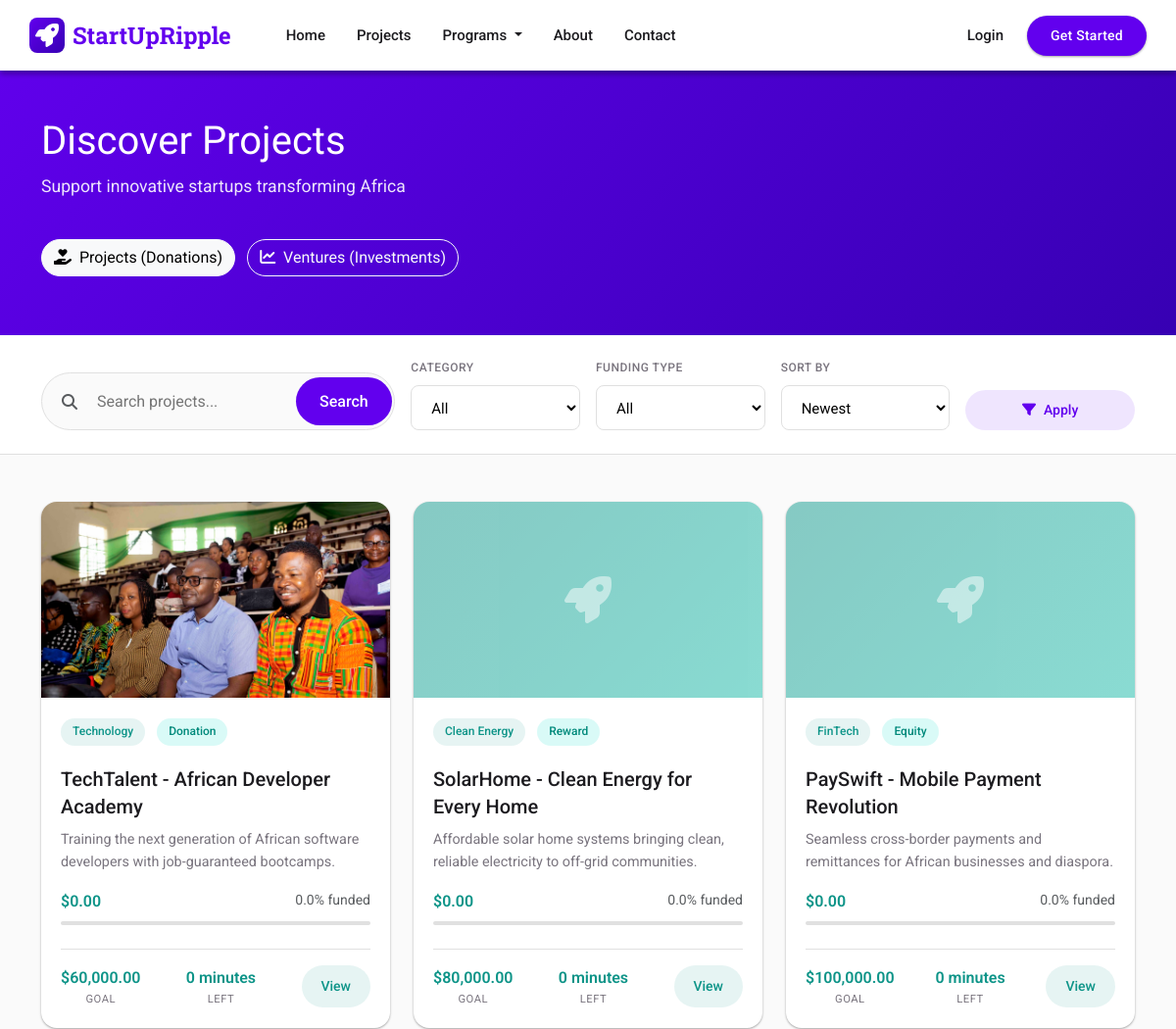
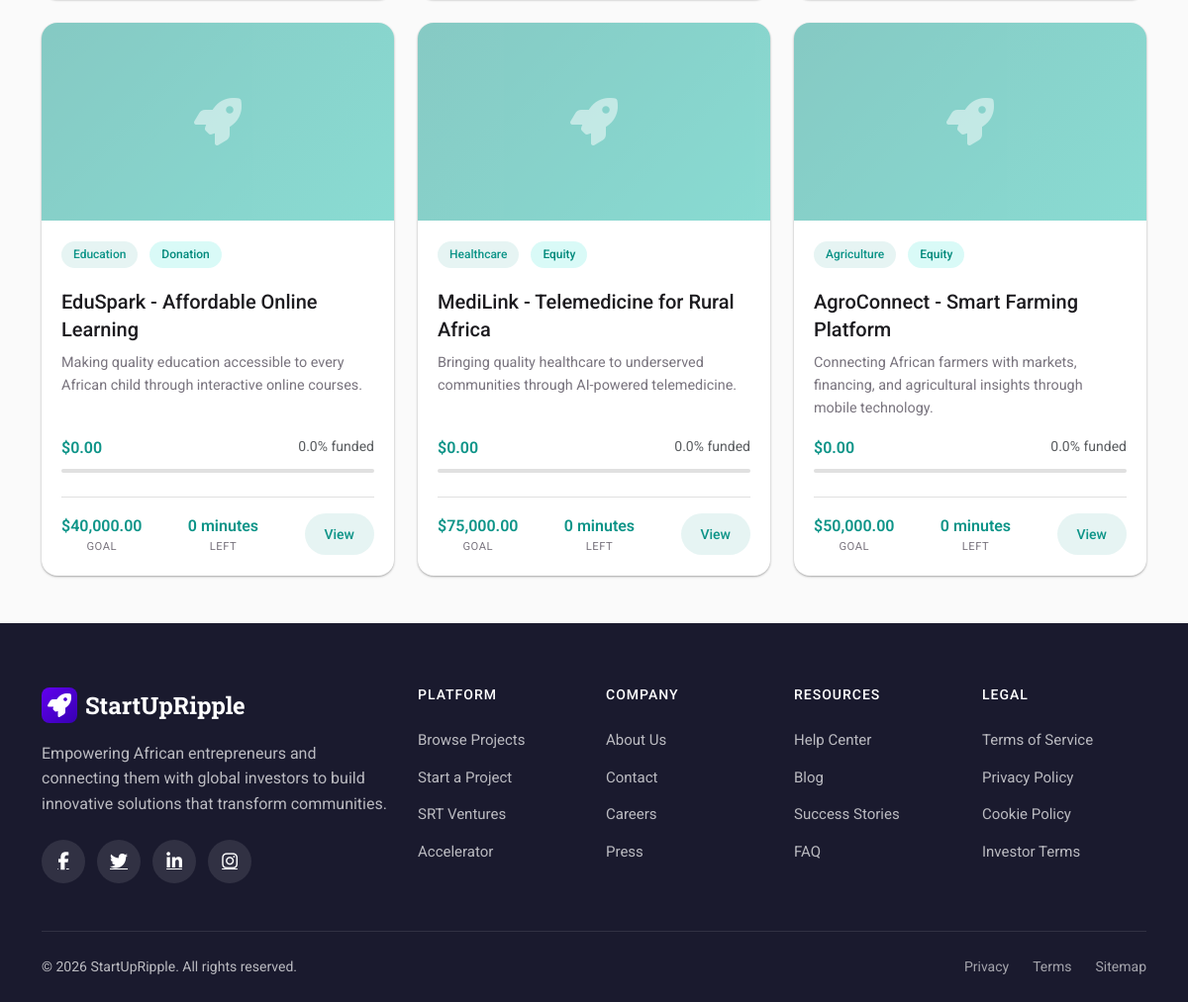
/projects/, run on the app's committed database (2 pictures, top to bottom).
### apps/projects/models.py (models this page shows, shortened)
class Project(models.Model):
    STATUS_CHOICES = (
        ('pending', 'Pending Approval'),
        ('approved', 'Approved'),
        ('rejected', 'Rejected'),
    )
    LISTING_TYPE_CHOICES = [
        ('project', 'Project (Donations)'),
        ('venture', 'Venture (Investments)'),
    ]
    FINANCING_TYPE_CHOICES = [
        ('equity', 'Equity Financing'),
        ('debt', 'Debt Financing'),
    ]
    STAGE_CHOICES = [
        ('idea', 'Idea Stage'),
        ('seed', 'Seed Stage'),
        ('early', 'Early Stage'),
        ('growth', 'Growth Stage'),
        ('expansion', 'Expansion Stage'),
    ]
    RISK_CHOICES = [
        ('low', 'Low Risk'),
        ('moderate', 'Moderate Risk'),
        ('high', 'High Risk'),
    ]
    listing_type = models.CharField(
        max_length=10,
        choices=LISTING_TYPE_CHOICES,
        default='project',
        help_text="Project for donations, Venture for investments"
    )
    title = models.CharField(max_length=200)
    slug = models.SlugField(unique=True, blank=True, null=True)
    description = RichTextField()  # Changed from TextField to RichTextField
    funding_goal = models.DecimalField(max_digits=10, decimal_places=2)
    amount_raised = models.DecimalField(max_digits=10, decimal_places=2, default=0)
    total_investment_raised = models.DecimalField(max_digits=10, decimal_places=2, default=0)
    created_at = models.DateTimeField(default=timezone.now)
    deadline = models.DateTimeField()
    creator = models.ForeignKey(settings.AUTH_USER_MODEL, on_delete=models.CASCADE, related_name='projects_created')
    image = models.ImageField(upload_to='project_images/')
    category = models.ForeignKey(Category, on_delete=models.SET_NULL, null=True, blank=True)
    funding_type = models.ForeignKey(FundingType, on_delete=models.SET_NULL, null=True)
    location = models.CharField(max_length=100, blank=True, null=True)
    short_description = models.CharField(max_length=255, blank=True, null=True)
    video_url = models.URLField(blank=True, null=True)
    status = models.CharField(max_length=20, choices=STATUS_CHOICES, default='pending')
    admin_notes = models.TextField(blank=True, null=True, help_text="Notes from admin about approval/rejection")
    company_name = models.CharField(max_length=200, blank=True, null=True, help_text="Business or company name")
    financing_type = models.CharField(
        max_length=10,
        choices=[('equity', 'Equity Financing'), ('debt', 'Debt Financing')],
        blank=True,
        null=True,
        help_text="Type of investment financing"
    )
    equity_offered = models.DecimalField(
        max_digits=5,
        decimal_places=2,
        default=Decimal('0.00'),
        help_text="Percentage of equity offered to investors"
    )
    valuation = models.DecimalField(
        max_digits=15,
        decimal_places=2,
        default=Decimal('0.00'),
        help_text="Current company/venture valuation in USD"
    )
    interest_rate = models.DecimalField(
        max_digits=5,
        decimal_places=2,
        default=Decimal('0.00'),
        help_text="Annual interest rate for debt financing (%)"
    )
    repayment_period_months = models.PositiveIntegerField(
        default=0,
        help_text="Repayment period in months (for debt financing)"
    )
    use_of_funds = models.TextField(
        blank=True,
        null=True,
        help_text="How the investment funds will be used"
    )
    srt_enabled = models.BooleanField(default=False, help_text="Enable SRT token investments for this project")
    stage = models.CharField(max_length=20, choices=STAGE_CHOICES, default='idea', blank=True)
    risk_level = models.CharField(max_length=20, choices=RISK_CHOICES, default='moderate', blank=True)
    expected_return_rate = models.DecimalField(
        max_digits=5,
        decimal_places=2,
        default=Decimal('0.00'),
        help_text="Expected annual return percentage for SRT investors"
    )
    investment_duration_months = models.PositiveIntegerField(
        default=12,
        help_text="Investment duration in months"
    )
    minimum_investment = models.DecimalField(
        max_digits=12,
        decimal_places=2,
        default=Decimal('10.00'),
        help_text="Minimum SRT tokens per investment"
    )
    maximum_investment = models.DecimalField(
        max_digits=12,
        decimal_places=2,
        blank=True,
        null=True,
        help_text="Maximum SRT tokens per investment (optional)"
    )
    srt_amount_raised = models.DecimalField(
        max_digits=15,
        decimal_places=2,
        default=Decimal('0.00'),
        help_text="Total SRT tokens invested in this project"
    )
    srt_funding_goal = models.DecimalField(
        max_digits=15,
        decimal_places=2,
        default=Decimal('0.00'),
        help_text="SRT token funding goal"
    )
    is_featured = models.BooleanField(default=False)
    def save(self, *args, **kwargs):
        super().save(*args, **kwargs)
    @property
    def is_venture(self):
        return self.listing_type == 'venture'
    def get_percent_funded(self):
        if self.funding_goal == 0:
            return 0
        total = self.get_total_raised()
        return min((total / self.funding_goal) * 100, Decimal('100'))
    def get_total_raised(self):
        if self.is_venture:
            return self.amount_raised + self.total_investment_raised + self.srt_raised_usd
        return self.amount_raised
    def recalculate_funding(self):
        total = self.donations.filter(status='completed').aggregate(
            total=Sum('amount')
        )['total'] or Decimal('0.00')
        self.amount_raised = total
        self.save(update_fields=['amount_raised'])
        return total

class Category(models.Model):
    name = models.CharField(max_length=100)
    class Meta:
        verbose_name_plural = "Categories"

class FundingType(models.Model):
    name = models.CharField(max_length=100)  # e.g., "Donation", "Equity", "Loan"
    description = models.TextField()

### apps/projects/views.py (the view)
# urls.py: path('projects/', views.project_list, name='project_list'),
def project_list(request):
    if request.path.rstrip('/').endswith('ventures'):
        listing_type = 'venture'
    else:
        listing_type = request.GET.get('type', 'project')
    if listing_type not in ('project', 'venture'):
        listing_type = 'project'
    projects = Project.objects.filter(status='approved', listing_type=listing_type).order_by('-created_at')
    categories = Category.objects.all()
    funding_types = FundingType.objects.all()
    category_name = request.GET.get('category')
    if category_name:
        try:
            category = Category.objects.get(name__iexact=category_name)
            projects = projects.filter(category=category)
        except Category.DoesNotExist:
            pass
    funding_type_id = request.GET.get('funding_type')
    if funding_type_id:
        projects = projects.filter(funding_type_id=funding_type_id)
    financing_type = request.GET.get('financing_type')
    if financing_type and listing_type == 'venture':
        projects = projects.filter(financing_type=financing_type)
    search_query = request.GET.get('q')
    if search_query:
        projects = projects.filter(
            Q(title__icontains=search_query) |
            Q(description__icontains=search_query) |
            Q(short_description__icontains=search_query)
        )
    sort_by = request.GET.get('sort', 'newest')
    if sort_by == 'newest':
        projects = projects.order_by('-created_at')
    elif sort_by == 'oldest':
        projects = projects.order_by('created_at')
    elif sort_by == 'most_funded':
        projects = projects.order_by('-amount_raised')
    elif sort_by == 'ending_soon':
        projects = projects.filter(deadline__gt=timezone.now()).order_by('deadline')
    paginator = Paginator(projects, 12)
    page_number = request.GET.get('page')
    page_obj = paginator.get_page(page_number)
    for project in page_obj:
        project.recalculate_funding()
    context = {
        'page_obj': page_obj,
        'projects': page_obj,
        'categories': categories,
        'funding_types': funding_types,
        'current_category': category_name,
        'current_funding_type': funding_type_id,
        'current_financing_type': financing_type,
        'search_query': search_query,
        'sort_by': sort_by,
        'listing_type': listing_type,
    }
    return render(request, 'projects/project_list.html', context)

### apps/projects/templates/projects/project_list.html (shortened to what this page needs)
{% extends "base.html" %}
{% load static humanize %}
{% block content %}
<div class="page-header">
    <div class="container">
        <div class="row align-items-center">
            <div class="col-md-8">
                <h1>{% if listing_type == 'venture' %}Discover Ventures{% else %}Discover Projects{% endif %}</h1>
                <p>{% if listing_type == 'venture' %}Invest in innovative ventures with real returns{% else %}Support innovative startups transforming Africa{% endif %}</p>
            </div>
        </div>
        <div class="mt-4">
            <a href="{% url 'projects:project_list' %}" class="btn {% if listing_type == 'project' %}btn-light{% else %}btn-outline-light{% endif %} rounded-pill me-2">
                <i class="fas fa-hand-holding-heart me-1"></i> Projects (Donations)
            </a>
            <a href="{% url 'projects:venture_list' %}" class="btn {% if listing_type == 'venture' %}btn-light{% else %}btn-outline-light{% endif %} rounded-pill">
                <i class="fas fa-chart-line me-1"></i> Ventures (Investments)
            </a>
        </div>
    </div>
</div>
<div class="filter-section">
    <div class="container">
        <form method="get" class="row g-3 align-items-end">
            <div class="col-12 col-md-4">
                <div class="search-bar">
                    <i class="fas fa-search ms-3 text-muted"></i>
                    <input type="text" name="q" placeholder="Search projects..." value="{{ search_query|default:'' }}">
                    <button type="submit">Search</button>
                </div>
            </div>
            <div class="col-6 col-md-2">
                <label class="filter-label">Category</label>
                <select name="category" class="filter-select">
                    <option value="">All</option>
                </select>
            </div>
            {% if listing_type == 'venture' %}
            <div class="col-6 col-md-2">
                <label class="filter-label">Financing Type</label>
                <select name="financing_type" class="filter-select">
                    <option value="">All</option>
                    <option value="equity" {% if current_financing_type == 'equity' %}selected{% endif %}>Equity</option>
                    <option value="debt" {% if current_financing_type == 'debt' %}selected{% endif %}>Debt</option>
                </select>
            </div>
            {% else %}
            <div class="col-6 col-md-2">
                <label class="filter-label">Funding Type</label>
                <select name="funding_type" class="filter-select">
                    <option value="">All</option>
                </select>
            </div>
            {% endif %}
            <div class="col-6 col-md-2">
                <label class="filter-label">Sort By</label>
                <select name="sort" class="filter-select">
                    <option value="newest" {% if sort_by == 'newest' %}selected{% endif %}>Newest</option>
                </select>
            </div>
            <div class="col-6 col-md-2">
                <button type="submit" class="btn btn-md-tonal w-100">
                    <i class="fas fa-filter me-2"></i>Apply
                </button>
            </div>
        </form>
    </div>
</div>
<div class="projects-grid">
    <div class="container">
        {% if projects %}
        <div class="row g-4">
            {% for project in projects %}
            <div class="col-md-6 col-lg-4">
                <div class="project-card">
                    {% if project.image %}
                    <div class="project-card-image" style="background-image: url('{{ project.image.url }}');"></div>
                    {% else %}
                    <div class="project-card-image placeholder">
                        <i class="fas fa-rocket"></i>
                    </div>
                    {% endif %}
                    <div class="project-card-body">
                        <div class="mb-2">
                            {% if project.category %}
                            <span class="project-category">{{ project.category.name }}</span>
                            {% endif %}
                            {% if project.is_venture %}
                                {% if project.financing_type == 'equity' %}
                                <span class="project-funding-type" style="background: rgba(37, 99, 235, 0.1); color: #2563eb;">Equity</span>
                                {% elif project.financing_type == 'debt' %}
                                <span class="project-funding-type" style="background: rgba(217, 119, 6, 0.1); color: #d97706;">Debt</span>
                                {% endif %}
                            {% elif project.funding_type %}
                            <span class="project-funding-type">{{ project.funding_type.name }}</span>
                            {% endif %}
                        </div>
                        <h3 class="project-title">{{ project.title }}</h3>
                        <p class="project-description">
                            {{ project.short_description|default:project.description|truncatewords:15 }}
                        </p>
                        <div class="project-progress">
                            <div class="d-flex justify-content-between mb-2">
                                <span class="fw-semibold" style="color: #0d9488;">${{ project.get_total_raised|floatformat:2|intcomma }}</span>
                                <span class="text-muted small">{{ project.get_percent_funded|floatformat:1 }}% {% if project.is_venture %}raised{% else %}funded{% endif %}</span>
                            </div>
                            <div class="progress-bar-md">
                            </div>
                        </div>
                        <div class="project-stats">
                            <div class="project-stat">
                                <div class="project-stat-value">${{ project.funding_goal|intcomma }}</div>
                                <div class="project-stat-label">{% if project.is_venture %}Target{% else %}Goal{% endif %}</div>
                            </div>
                            {% if project.is_venture and project.financing_type == 'equity' %}
                            <div class="project-stat">
                                <div class="project-stat-value">{{ project.equity_offered }}%</div>
                                <div class="project-stat-label">Equity</div>
                            </div>
                            {% elif project.is_venture and project.financing_type == 'debt' %}
                            <div class="project-stat">
                                <div class="project-stat-value">{{ project.interest_rate }}%</div>
                                <div class="project-stat-label">Interest</div>
                            </div>
                            {% else %}
                            <div class="project-stat">
                                <div class="project-stat-value">{{ project.deadline|timeuntil }}</div>
                                <div class="project-stat-label">Left</div>
                            </div>
                            {% endif %}
                            <div>
                                <a href="{% url 'projects:project_detail' project.slug %}" class="btn-view-project">
                                    View
                                </a>
                            </div>
                        </div>
                    </div>
                </div>
            </div>
            {% endfor %}
        </div>
        {% endif %}
    </div>
</div>
{% endblock %}

### data on the page
Project: image (picture), category.name "Technology", funding_type.name "Donation", title "TechTalent - African Developer Academy", short_description "Training the next generation of African software developers with job-guaranteed bootcamps.", get_total_raised "0.00", get_percent_funded "0.0", funding_goal "60,000.00", shows "GOAL", deadline "0 minutes"
Project: category.name "Clean Energy", funding_type.name "Reward", title "SolarHome - Clean Energy for Every Home", short_description "Affordable solar home systems bringing clean, reliable electricity to off-grid communities.", get_total_raised "0.00", get_percent_funded "0.0", funding_goal "80,000.00", shows "GOAL", deadline "0 minutes"
Project: category.name "FinTech", funding_type.name "Equity", title "PaySwift - Mobile Payment Revolution", short_description "Seamless cross-border payments and remittances for African businesses and diaspora.", get_total_raised "0.00", get_percent_funded "0.0", funding_goal "100,000.00", shows "GOAL", deadline "0 minutes"
Project: category.name "Education", funding_type.name "Donation", title "EduSpark - Affordable Online Learning", short_description "Making quality education accessible to every African child through interactive online courses.", get_total_raised "0.00", get_percent_funded "0.0", funding_goal "40,000.00", shows "GOAL", deadline "0 minutes"
Project: category.name "Healthcare", funding_type.name "Equity", title "MediLink - Telemedicine for Rural Africa", short_description "Bringing quality healthcare to underserved communities through AI-powered telemedicine.", get_total_raised "0.00", get_percent_funded "0.0", funding_goal "75,000.00", shows "GOAL", deadline "0 minutes"
Project: category.name "Agriculture", funding_type.name "Equity", title "AgroConnect - Smart Farming Platform", short_description "Connecting African farmers with markets, financing, and agricultural insights through mobile technology.", get_total_raised "0.00", get_percent_funded "0.0", funding_goal "50,000.00", shows "GOAL", deadline "0 minutes"
